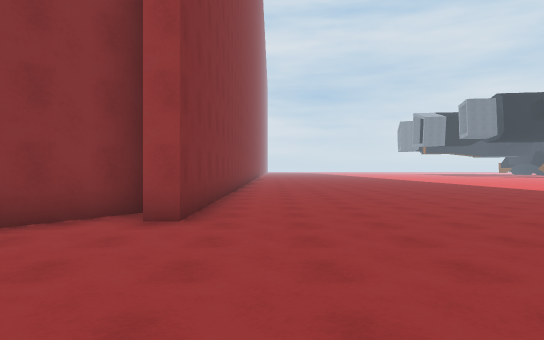
[1] (above)

18 first-person views from a walk through a scene from a Unity 3-D project. The camera is 1.4 m above the floor, looks level and sees 75° across. The floor is counted in squares, 2 m on a side. Each view is taken from the middle of a square. On the plan, view 1 faces up. The plan holds only what a view shows up to about 11 squares ahead; the rest is blank. The place goes on beyond the plan. The player is left out.

[2]
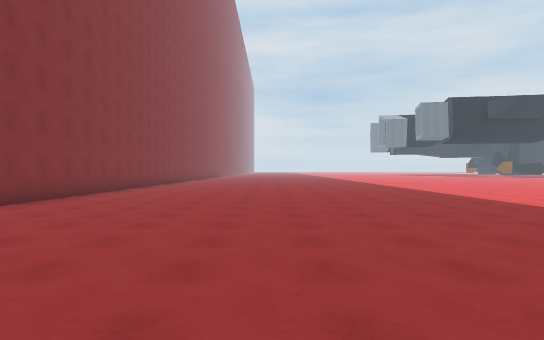

[3]
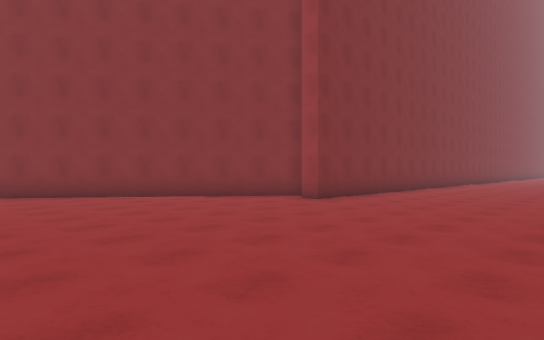

[4]
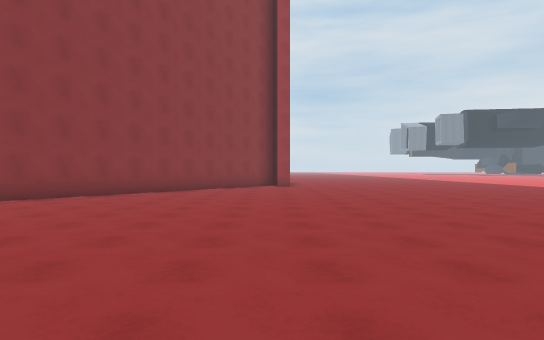

[5]
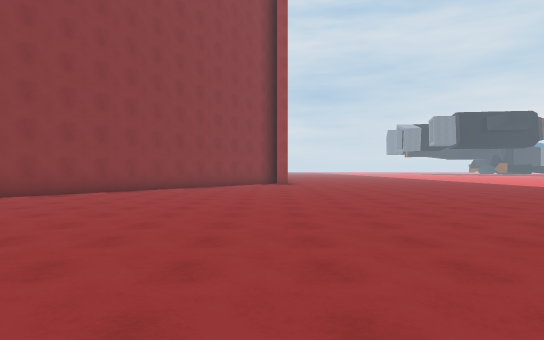

[6]
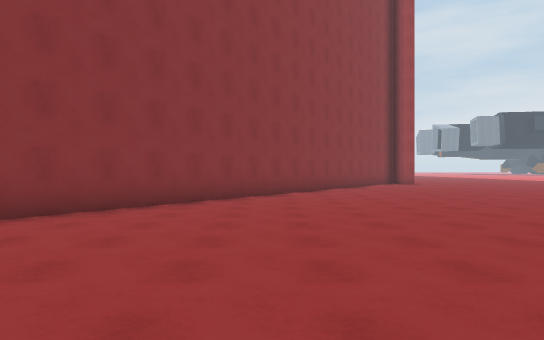

[7]
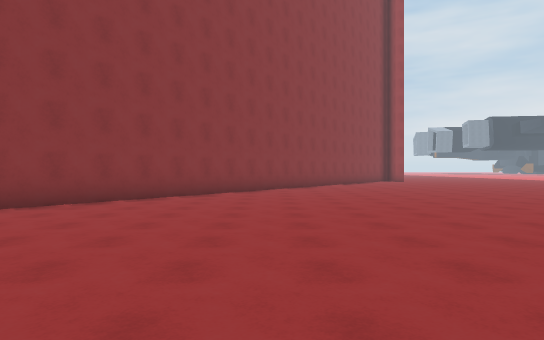

[8]
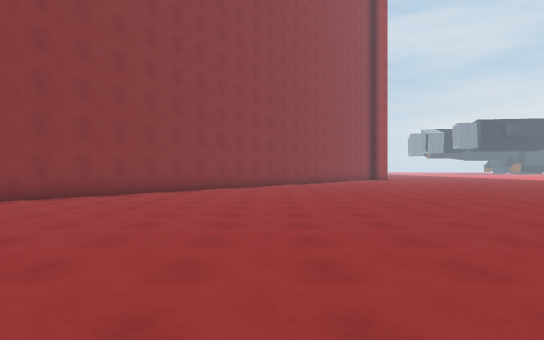

[9]
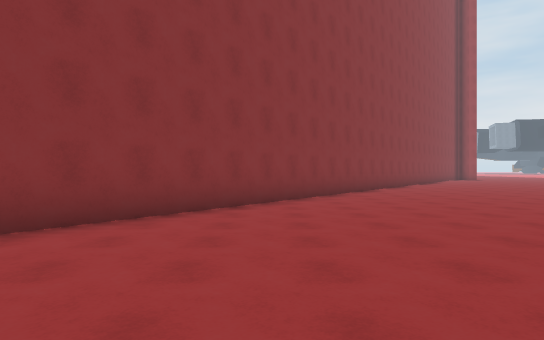

[10]
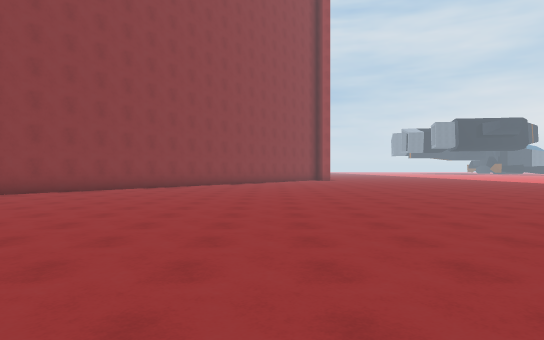

[11]
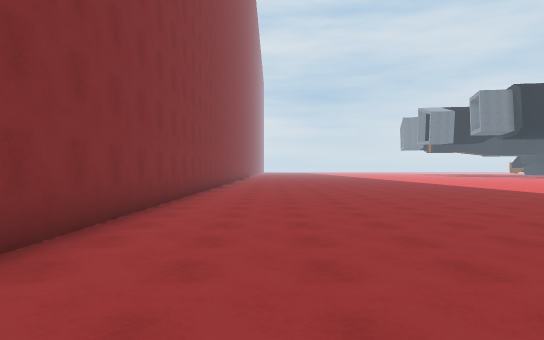

[12]
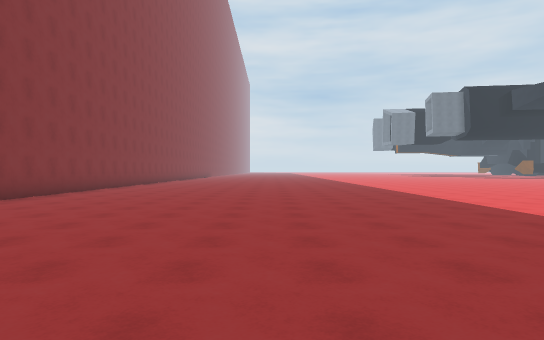

[13]
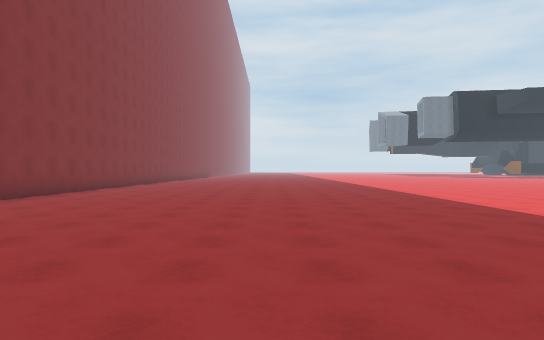

[14]
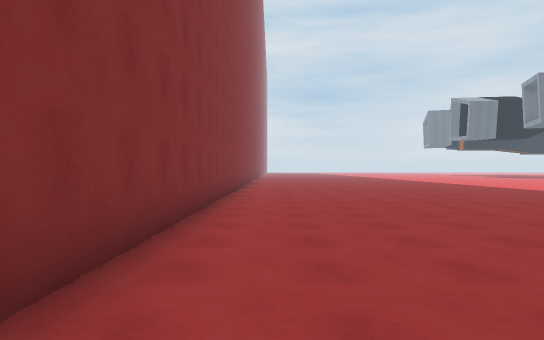

[15]
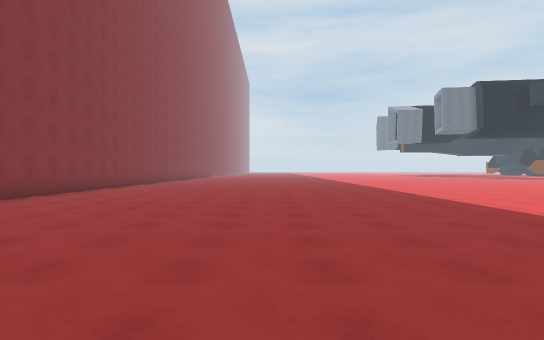

[16]
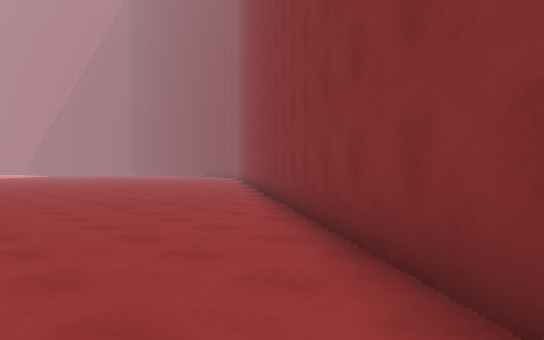

[17]
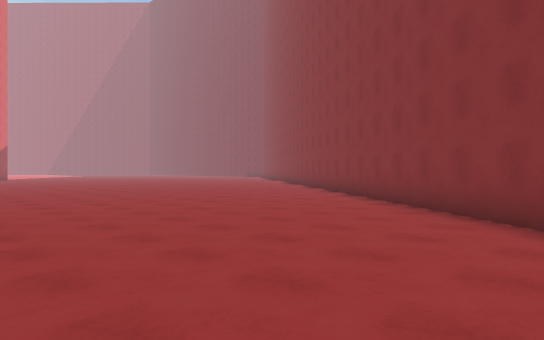

[18]
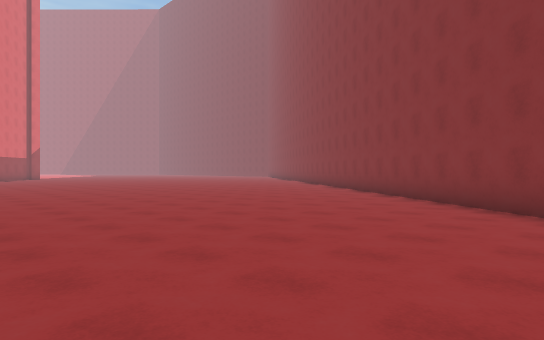

### Floor plan
Points are (right, up) in squares from view 1. A wall is a line through its corners. A room is listed if a view was taken in it or the views show most of it. See-through windows are left out.
Room 1 (views 1, 2, 3, 4, 5, 6, 7, 8, 9, 10, 11, 12, 13, 14, 15, 16, 17, 18)
walls: (-2.1, 5.8) (-18.5, -15.9); (-1.2, 16.5) (-1.2, 4.8) (-1.8, 4.8)

Where each view was taken, in squares from view 1:
view 1: 0 up, 0 right, facing up
view 2: 2 down, 4 right, facing up
view 3: 2 down, 4 right, facing up-left
view 4: 10 down, 2 left, facing up
view 5: 12 down, 2 left, facing up
view 6: 12 down, 8 left, facing up
view 7: 16 down, 9 left, facing up
view 8: 19 down, 9 left, facing up
view 9: 19 down, 15 left, facing up
view 10: 18 down, 5 left, facing up
view 11: 4 up, 1 right, facing up
view 12: 3 up, 5 right, facing up
view 13: 1 up, 5 right, facing up
view 14: 10 up, 0 right, facing up
view 15: 5 up, 5 right, facing up
view 16: 8 down, 11 left, facing down-left
view 17: 8 down, 8 left, facing down-left
view 18: 7 down, 6 left, facing down-left
